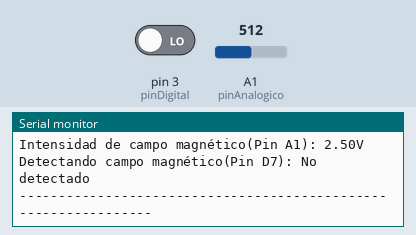
Recording of a sketch running on a simulated Arduino Uno, built with avr-gcc and run on an emulated ATmega328P. On the bench: the last lines printed to the serial monitor. The test bench sets the inputs (shaded band); at power-on: pin 3 (pinDigital) LOW, A1 (pinAnalogico) = 512.

Above: at 1.4 s.
1.5 s: pin 3 (pinDigital) driven HIGH
3.9 s: A1 (pinAnalogico) set to 716
At 4.7 s:
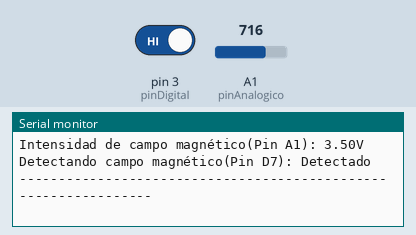
5.4 s: A1 (pinAnalogico) set to 900
At 5.9 s:
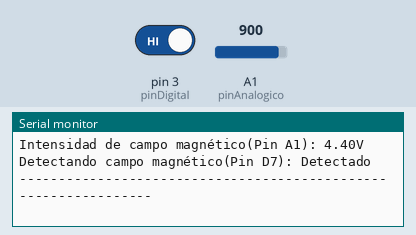
Timing chart, 0 to 8.4 s (numbered marks = the images above; inputs shaded):
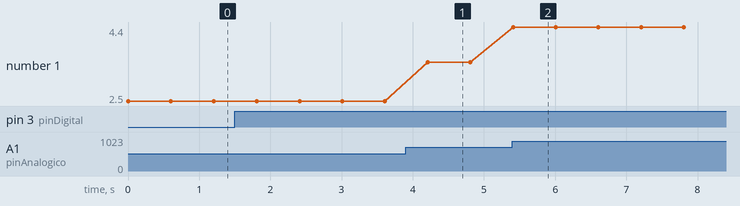

Measured:
- after the input at 3.9 s, the serial monitor: prints a new line after 0.31 s (image 1)
- after the input at 5.4 s, the serial monitor: prints a new line at once (image 2)
- plotted number 1: 2.5 → 3.5 after the input at 3.9 s, 3.5 → 4.4 after the input at 5.4 s

The sketch:

ky-024.ino
```cpp
int pinAnalogico = A1;
int pinDigital = 3;
void setup() {
  pinMode(pinAnalogico, INPUT);
  pinMode(pinDigital, INPUT);
  Serial.begin(9600);
}

void loop() {
  Serial.print("Intensidad de campo magnético(Pin A1): ");
  Serial.print(analogRead(pinAnalogico) * (5.0 / 1023.0));

  Serial.println("V");
  Serial.print("Detectando campo magnético(Pin D7): ");

  if(digitalRead(pinDigital) == HIGH){
      Serial.println("Detectado");
  }else{
      Serial.println("No detectado");
  }
  Serial.println("----------------------------------------------------------------");
  delay(500);

}
```
